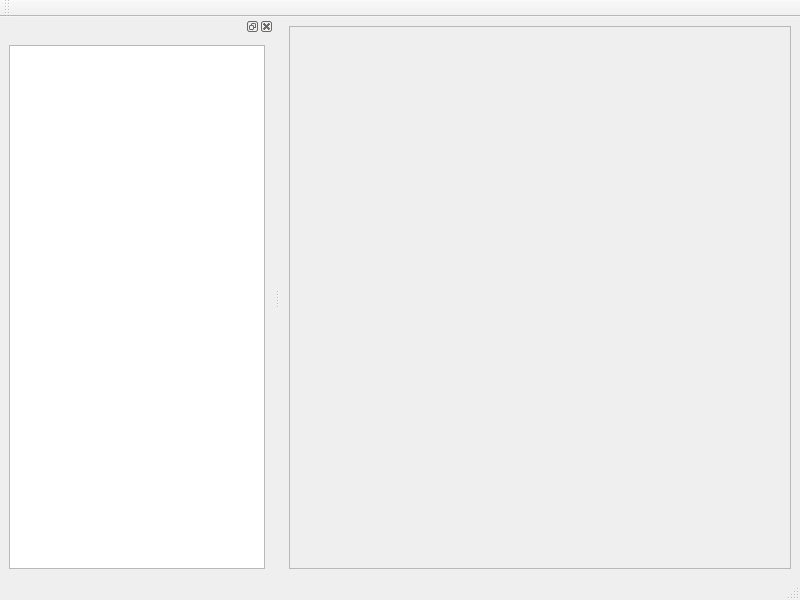
<ui version="4.0" >
 <class>MainWindow</class>
 <widget class="QMainWindow" name="MainWindow" >
  <property name="geometry" >
   <rect>
    <x>0</x>
    <y>0</y>
    <width>800</width>
    <height>600</height>
   </rect>
  </property>
  <property name="windowTitle" >
   <string>MainWindow</string>
  </property>
  <widget class="QWidget" name="centralwidget" >
   <property name="geometry" >
    <rect>
     <x>280</x>
     <y>45</y>
     <width>520</width>
     <height>532</height>
    </rect>
   </property>
   <layout class="QVBoxLayout" name="verticalLayout_2" >
    <item>
     <widget class="QFrame" name="mainFrame" >
      <property name="frameShape" >
       <enum>QFrame::StyledPanel</enum>
      </property>
      <property name="frameShadow" >
       <enum>QFrame::Raised</enum>
      </property>
     </widget>
    </item>
   </layout>
  </widget>
  <widget class="QMenuBar" name="menubar" >
   <property name="geometry" >
    <rect>
     <x>0</x>
     <y>0</y>
     <width>800</width>
     <height>30</height>
    </rect>
   </property>
  </widget>
  <widget class="QStatusBar" name="statusbar" >
   <property name="geometry" >
    <rect>
     <x>0</x>
     <y>577</y>
     <width>800</width>
     <height>23</height>
    </rect>
   </property>
  </widget>
  <widget class="QToolBar" name="toolBar" >
   <property name="geometry" >
    <rect>
     <x>0</x>
     <y>30</y>
     <width>800</width>
     <height>15</height>
    </rect>
   </property>
   <property name="windowTitle" >
    <string>toolBar</string>
   </property>
   <attribute name="toolBarArea" >
    <enum>TopToolBarArea</enum>
   </attribute>
   <attribute name="toolBarBreak" >
    <bool>false</bool>
   </attribute>
  </widget>
  <widget class="QDockWidget" name="dockWidget" >
   <property name="geometry" >
    <rect>
     <x>0</x>
     <y>45</y>
     <width>274</width>
     <height>532</height>
    </rect>
   </property>
   <property name="floating" >
    <bool>false</bool>
   </property>
   <attribute name="dockWidgetArea" >
    <number>1</number>
   </attribute>
   <widget class="QWidget" name="dockWidgetContents" >
    <property name="geometry" >
     <rect>
      <x>0</x>
      <y>21</y>
      <width>274</width>
      <height>511</height>
     </rect>
    </property>
    <layout class="QVBoxLayout" name="verticalLayout" >
     <item>
      <widget class="QTreeView" name="treeView" />
     </item>
    </layout>
   </widget>
  </widget>
  <action name="actionClose" >
   <property name="text" >
    <string>Close</string>
   </property>
   <property name="shortcut" >
    <string>Esc</string>
   </property>
  </action>  
 </widget>
 <resources/>
 <connections/>
</ui>
